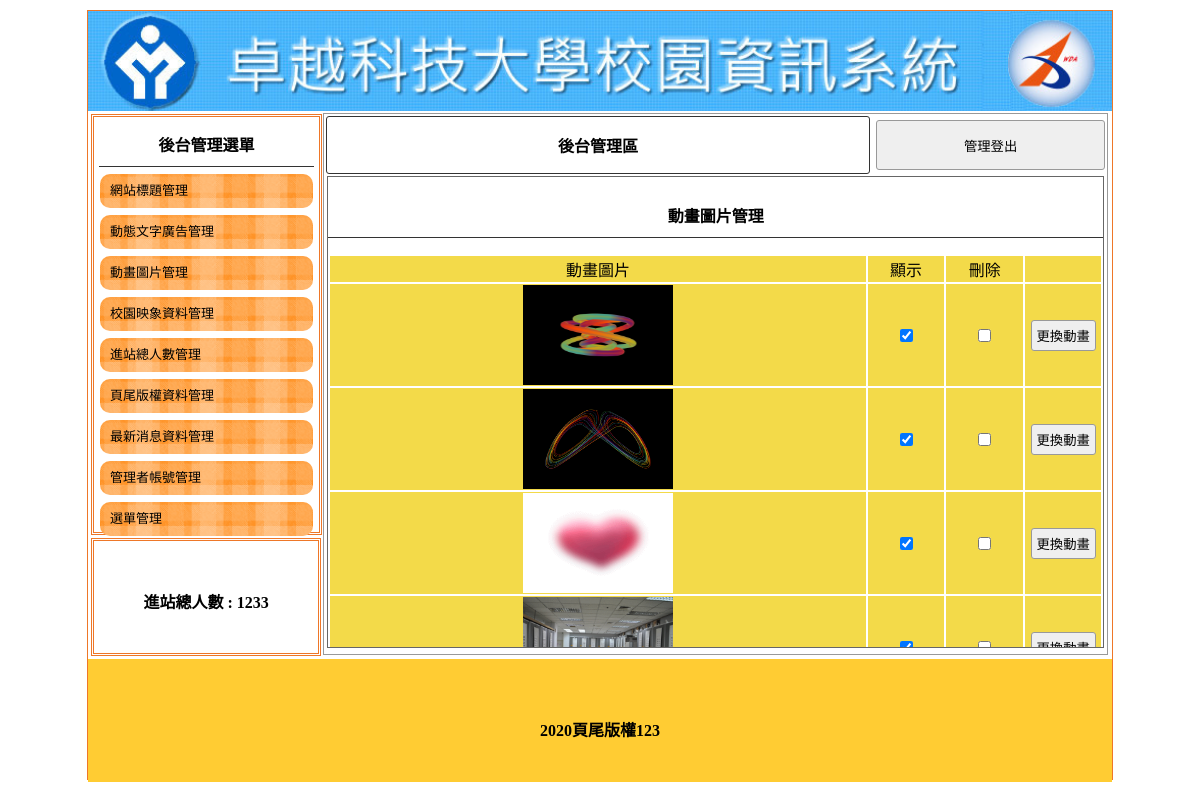
The page /backend.php?do=mvim on the database its author committed.
### tables this page shows
CREATE TABLE `title` (
  `id` int(11) UNSIGNED NOT NULL,
  `text` text DEFAULT NULL,
  `img` text DEFAULT NULL,
  `sh` int(1) NOT NULL
);

CREATE TABLE `total` (
  `id` int(11) UNSIGNED NOT NULL,
  `total` int(11) UNSIGNED NOT NULL
);

CREATE TABLE `mvim` (
  `id` int(11) UNSIGNED NOT NULL,
  `text` text DEFAULT NULL,
  `img` text DEFAULT NULL,
  `sh` int(1) NOT NULL
);

CREATE TABLE `bottom` (
  `id` int(11) UNSIGNED NOT NULL,
  `bottom` text NOT NULL
);

### base.php (called while the page is built, shortened)
<?php
$tstr = [
    'title' => "網站標題管理",
    'ad' => "動態文字廣告管理",
    'mvim' => "動畫圖片管理",
    'image' => "校園映像資料管理",
    'total' => "進站人數管理",
    'bottom' => "頁尾版權資料管理",
    'news' => "最新消息資料管理",
    'admin' => "管理者帳號管理",
    'menu' => "選單管理",
];
class DB
{
    private $dsn = "mysql:host=localhost;dbname=db21;charset=utf8";
    private $table;
    private $pw = "";
    private $user = "root";
    private $pdo;
    public function __construct($table)
    {
        $this->table = $table;
        $this->pdo = new PDO($this->dsn, $this->user, $this->pw);
    }
    function all(...$arg)
    {
        $sql = "select * from $this->table ";
        return $this->pdo->query($sql)->fetchAll();
    }
    function find($arg)
    {
        $sql = "select * from $this->table ";
        if (is_array($arg)) {
            foreach ($arg as $key => $value) {
                $tmp[] = sprintf("`%s`='%s'", $key, $value);
            }
            $sql .= " where " . implode(" && ", $tmp);
        } else {
            $sql .= " where `id`='$arg'";
        }
        return $this->pdo->query($sql)->fetch(PDO::FETCH_ASSOC);
    }
}
$Title = new DB("title");
$Mvim = new DB("mvim");
$Bottom = new DB("bottom");
$Total = new DB("total");

### backend/mvim.php (the view, shortened to what this page needs)
<div style="width:99%; height:87%; margin:auto; overflow:auto; border:#666 1px solid;">
    <p class="t cent botli"><?= $tstr[$do]; ?></p>
    <form method="post" action="./api/edit.php">
        <table width="100%">
            <tbody>
                <tr class="yel">
                    <td width="70%">動畫圖片</td>
                    <td width="10%">顯示</td>
                    <td width="10%">刪除</td>
                    <td></td>
                </tr>
                <?php
                $rows = $Mvim->all();
                foreach ($rows as $row) {
                ?>
                    <tr class="yel">
                        <td>
                            <img src="./img/<?=$row['img'];?>" style="width:150px;height:100px;">
                        </td>
                        <td>
                            <input type="checkbox" name="sh[]" value="<?=$row['id'];?>" <?=($row['sh']==1?"checked":"")?>>
                        </td>
                        <td>
                        <input type="checkbox" name="del[]" value="<?=$row['id'];?>">
                        </td>
                        <td>
                            <input type="button" value="更換動畫" onclick="op('#cover','#cvr','./modal/upload.php?table=<?=$do;?>&id=<?=$row['id'];?>')">
                        </td>
                    </tr>
                <?php
                }
                ?>
            </tbody>
        </table>
    </form>
</div>

### backend.php (shortened to what this page needs)
<?php
include_once "base.php";
?>
<!DOCTYPE html PUBLIC "-//W3C//DTD XHTML 1.0 Transitional//EN" "http://www.w3.org/TR/xhtml1/DTD/xhtml1-transitional.dtd">
<html xmlns="http://www.w3.org/1999/xhtml">
<head>
	<link href="css/css.css" rel="stylesheet" type="text/css">
</head>
<body>
	<div id="main">
		<a title="<?=$Title->find(['sh'=>1])['text'];?>" href="index.php">
			<div class="ti" style="background:url('img/<?=$Title->find(['sh'=>1])['img'];?>'); background-size:cover;"></div>
		</a>
		<div id="ms">
			<div id="lf" style="float:left;">
				<div id="menuput" class="dbor">
					<span class="t botli">後台管理選單</span>
					<a style="color:#000; font-size:13px; text-decoration:none;" href="?do=title">
						<div class="mainmu">
							網站標題管理 </div>
					</a>
					<a style="color:#000; font-size:13px; text-decoration:none;" href="?do=ad">
						<div class="mainmu">
							動態文字廣告管理 </div>
					</a>
					<a style="color:#000; font-size:13px; text-decoration:none;" href="?do=mvim">
						<div class="mainmu">
							動畫圖片管理 </div>
					</a>
					<a style="color:#000; font-size:13px; text-decoration:none;" href="?do=image">
						<div class="mainmu">
							校園映象資料管理 </div>
					</a>
					<a style="color:#000; font-size:13px; text-decoration:none;" href="?do=total">
						<div class="mainmu">
							進站總人數管理 </div>
					</a>
					<a style="color:#000; font-size:13px; text-decoration:none;" href="?do=bottom">
						<div class="mainmu">
							頁尾版權資料管理 </div>
					</a>
					<a style="color:#000; font-size:13px; text-decoration:none;" href="?do=news">
						<div class="mainmu">
							最新消息資料管理 </div>
					</a>
					<a style="color:#000; font-size:13px; text-decoration:none;" href="?do=admin">
						<div class="mainmu">
							管理者帳號管理 </div>
					</a>
					<a style="color:#000; font-size:13px; text-decoration:none;" href="?do=menu">
						<div class="mainmu">
							選單管理 </div>
					</a>
				</div>
				<div class="dbor" style="margin:3px; width:95%; height:20%; line-height:100px;">
					<span class="t">進站總人數 : <?=$Total->find(1)['total'];?> </span>
				</div>
			</div>
			<div class="di" style="height:540px; border:#999 1px solid; width:76.5%; margin:2px 0px 0px 0px; float:left; position:relative; left:20px;">
				<table width="100%">
					<tbody>
						<tr>
							<td style="width:70%;font-weight:800; border:#333 1px solid; border-radius:3px;" class="cent"><a href="?do=admin" style="color:#000; text-decoration:none;">後台管理區</a></td>
							<td><button onclick="document.cookie='user=';location.replace('?')" style="width:99%; margin-right:2px; height:50px;">管理登出</button></td>
						</tr>
					</tbody>
				</table>
				<?php
				$do=(isset($_GET['do']))?$_GET['do']:'title';
                $file="./backend/".$do.".php";
                if(file_exists($file)){
                    include $file;
                }else{
                    include "./backend/title.php";
                }
				?>
			</div>
		</div>
		<div style="width:1024px; left:0px; position:relative; background:#FC3; margin-top:4px; height:123px; display:block;">
			<span class="t" style="line-height:123px;"><?=$Bottom->find(1)['bottom'];?></span>
		</div>
	</div>
</body>
</html>

### css/css.css (style rules this page uses)
body { padding:0px; margin:0px; }
#main { width:1024px; height:768px; margin:10px auto 10px auto; border:#EE7728 1px solid; position:relative; }
.ti { width:100%; height:100px; position:relative; background-size:cover; background-repeat:no-repeat; }
.dbor { border:#EE7728 double 3px; margin:1px; padding:2px 10px 2px 10px; }
.t { font-weight:800; display:block; text-align:center; padding:10px 1px 10px 1px; }
.botli { border-bottom:#333 1px solid; }
.mainmu { position:relative; border-radius:10px; background:url(../icon/menu.fw.png) center no-repeat; background-size:cover; line-height:30px; padding:2px 10px 2px 10px; margin:7px 1px 7px 1px; }
#lf { height:540px; width:21%; display:inline-block; }
#menuput { width:100%; height:75%; position:relative; padding:5px; display:block; margin: 3px; }
.di { display:inline-block; }
.cent { text-align:center; }
input,button { border:#999 1px solid; border-radius:3px; background:#EFEFEF; padding:5px; margin:3px; }
.yel td { background:#F3DA49; text-align:center; }

### rows shown on the page
title: img (picture)
total: total "1233"
mvim: img (picture), sh "☑"
mvim: img (picture), sh "☑"
mvim: img (picture), sh "☑"
mvim: img (picture), sh "☑"
bottom: bottom "2020頁尾版權123"

### other values the page prints
$tstr[$do] "動畫圖片管理"
